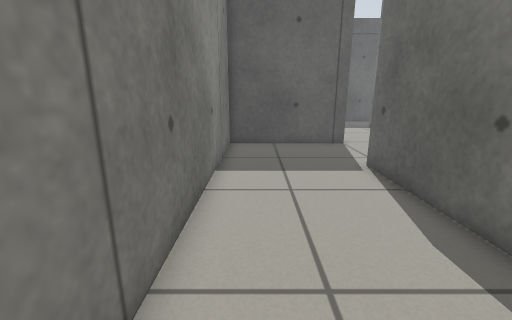
View 1 (above)

20 first-person views from a walk through a robot-simulator world made for Gazebo. The camera is 0.66 m above the floor, tilts 14° down and sees 90° across. The floor is counted in squares, 0.25 m on a side. Each view is taken from the middle of a square. On the plan, view 1 faces up. The plan holds only what a view shows up to about 18 squares ahead; the rest is blank. Robots are left out.

View 2
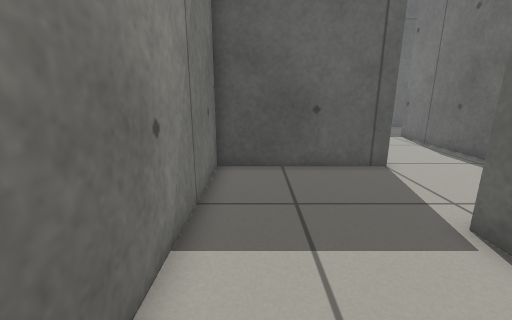

View 3
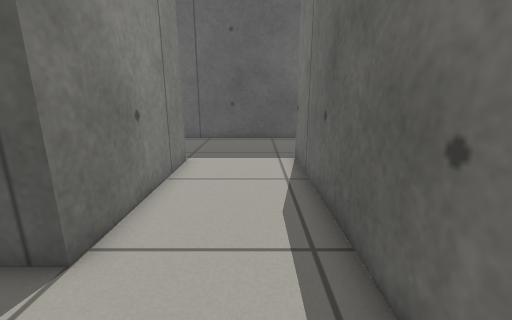

View 4
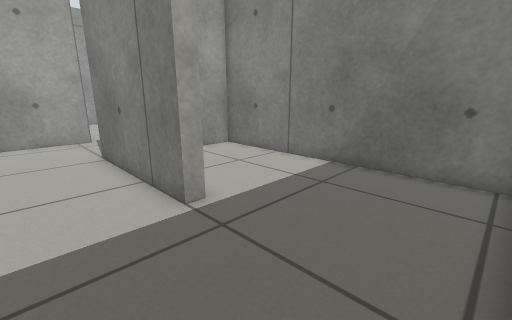

View 5
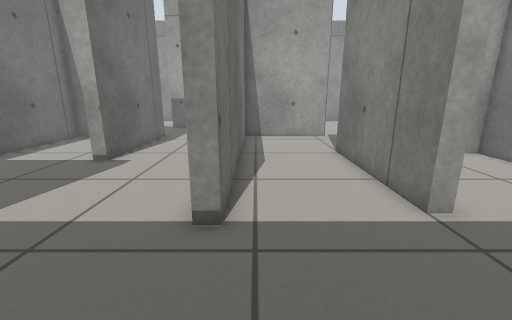

View 6
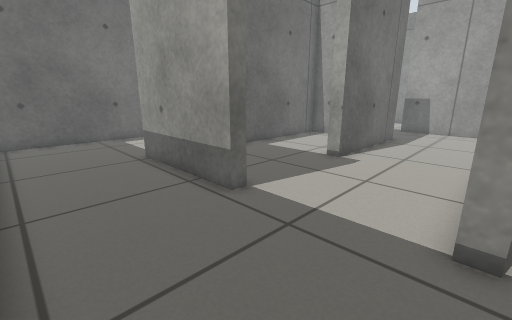

View 7
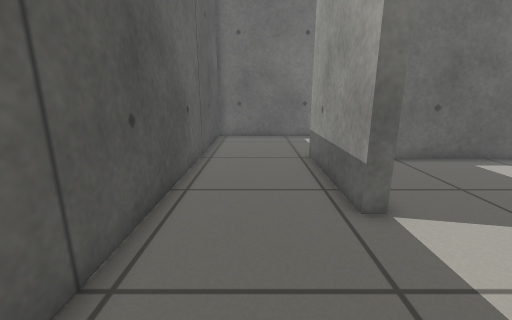

View 8
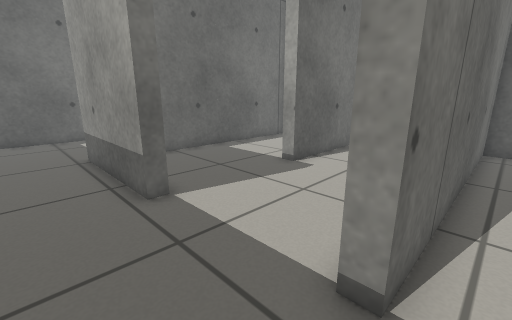

View 9
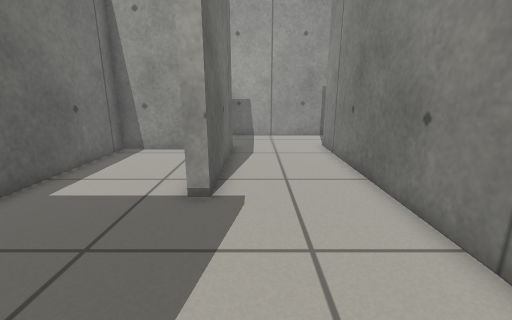

View 10
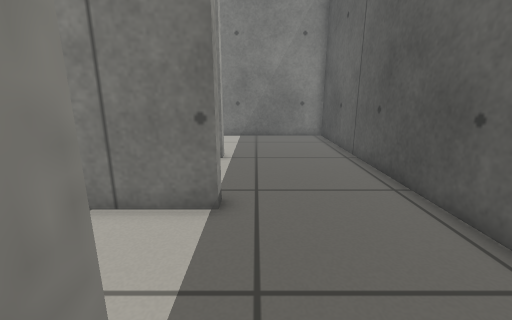

View 11
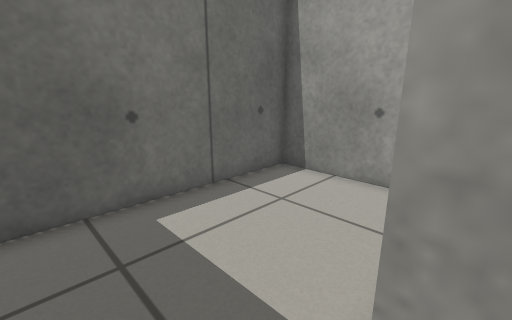

View 12
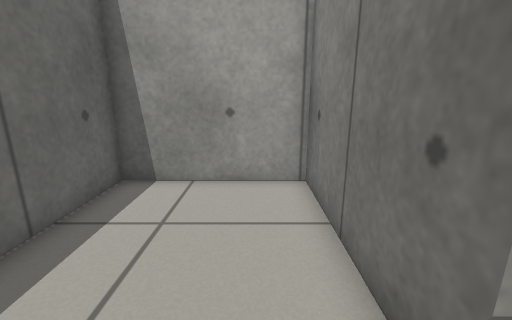

View 13
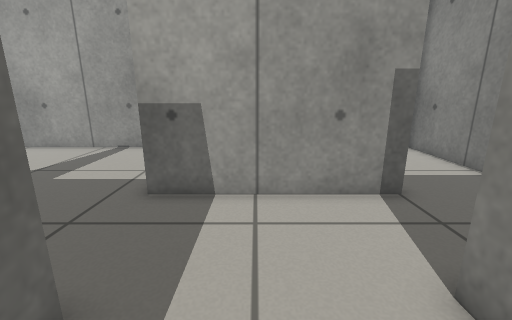

View 14
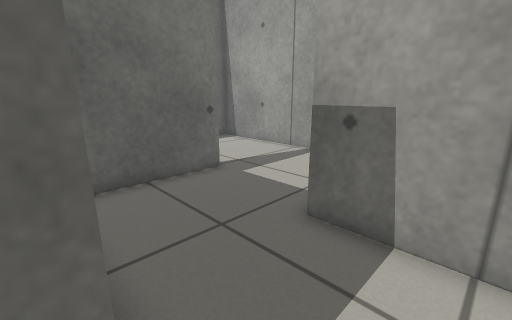

View 15
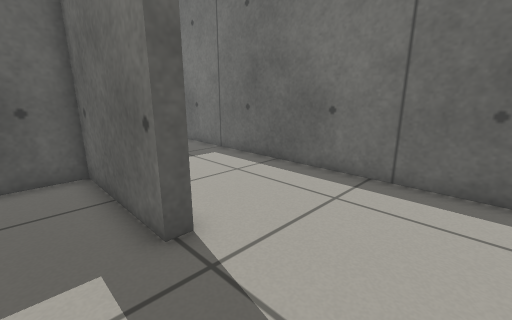

View 16
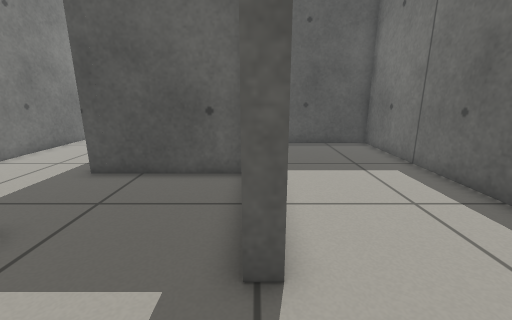

View 17
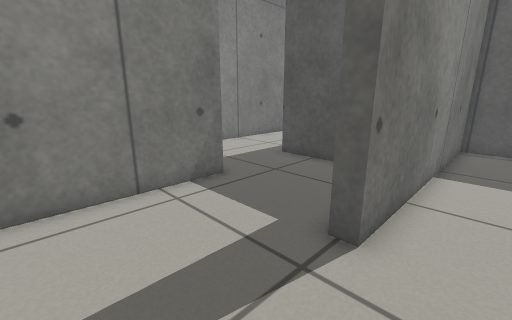

View 18
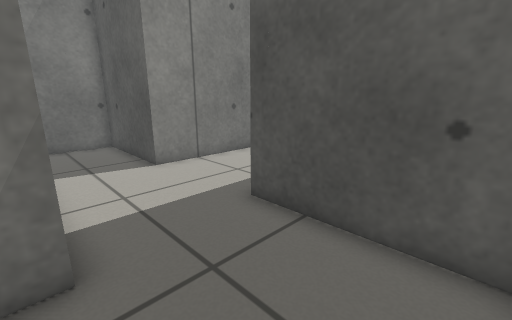

View 19
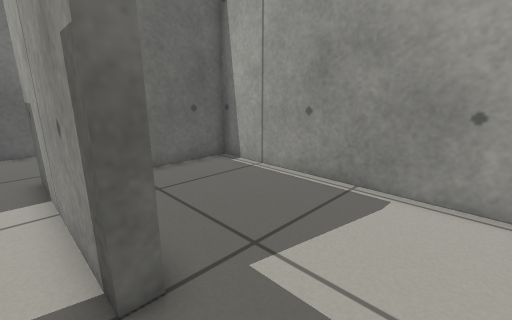

View 20
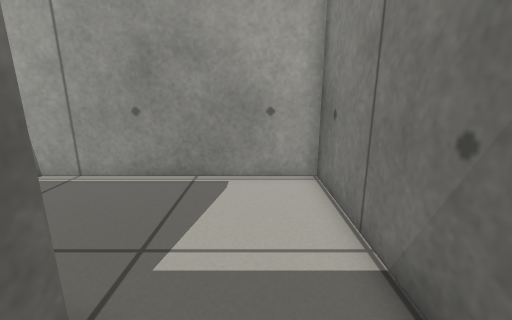

### Floor plan
Points are (right, up) in squares from view 1. A wall is a line through its corners. A room is listed if a view was taken in it or the views show most of it. See-through windows are left out.
Room 1 (views 1, 2, 3, 4, 5, 6, 7, 8)
walls: (4.4, 21.5) (4.9, 21.5) (4.9, 14.5) (-1.5, 14.5) (-1.5, 1.1); (4.3, 3.7) (4.3, 9.7) (9.7, 9.7) (9.7, 22.1) (10.3, 22.1); (10.4, 27.5) (-1.5, 27.5) (-1.5, 15.1) (0.4, 15.1)
ways out: opening at (10, 25) to room 2
Room 2 (views 9, 10, 11, 12)
walls: (15.4, 22.6) (21.4, 22.6) (21.4, 16.2) (27.3, 16.2) (27.3, 27.5) (10.4, 27.5)
ways out: opening at (10, 25) to room 1; opening at (13, 22) to room 3
Room 3 (views 13, 14)
walls: (16.4, 9.6) (15.2, 9.6) (15.2, 16.6) (15.9, 16.6); (15.4, 21.9) (15.4, 22.6); (10.3, 22.1) (10.3, 9.1); (10.5, 5.4) (16, 5.4)
ways out: opening at (13, 22) to room 2; opening at (9.5, 7) to room 6; opening at (16, 19) to room 8; opening at (15.5, 7.5) to room 9
Room 4 (views 15, 16, 18)
walls: (21.4, 4.2) (20.8, 4.2) (20.8, 5.4); (18.9, -1.3) (21.6, -1.3); (16, 5.4) (16, -0.4)
ways out: opening at (21, 2) to room 5; opening at (18.5, 5) to room 9
Room 5 (view 17)
walls: (21.6, -1.3) (27.3, -1.3) (27.3, 15.6) (21.4, 15.6) (21.4, 4.2)
ways out: opening at (21, 2) to room 4
Room 6 (views 19, 20)
walls: (9, 4.8) (9, 5.4) (10.5, 5.4); (10.3, 9.1) (4.9, 9.1) (4.9, 4.4)
ways out: opening at (9.5, 7) to room 3; opening at (7, 5) to room 7
Room 7 (no view inside)
walls: (4.9, 4.4) (4.9, -1.3) (15.2, -1.3) (15.2, 2.2)
ways out: opening at (7, 5) to room 6
Room 8 (no view inside)
walls: (17.6, 10.2) (20.8, 10.2) (20.8, 19.5)
ways out: opening at (16, 19) to room 3
Room 9 (no view inside)
walls: (20.8, 5.4) (20.8, 9.6) (16.4, 9.6)
ways out: opening at (15.5, 7.5) to room 3; opening at (18.5, 5) to room 4

Positions as (right, up) in squares from view 1, and headings:
1: (0, 0), facing up
2: (0, 5), facing up
3: (8, 11), facing up
4: (8, 27), facing down-left
5: (9, 27), facing down
6: (10, 27), facing down-right
7: (10, 25), facing right
8: (9, 25), facing down-right
9: (14, 23), facing down
10: (16, 23), facing left
11: (21, 24), facing down-right
12: (23, 24), facing down
13: (13, 12), facing down
14: (13, 10), facing down-right
15: (19, 0), facing up-right
16: (21, 1), facing up
17: (23, 0), facing up-left
18: (20, 5), facing up-left
19: (6, 6), facing down-right
20: (7, 7), facing down
